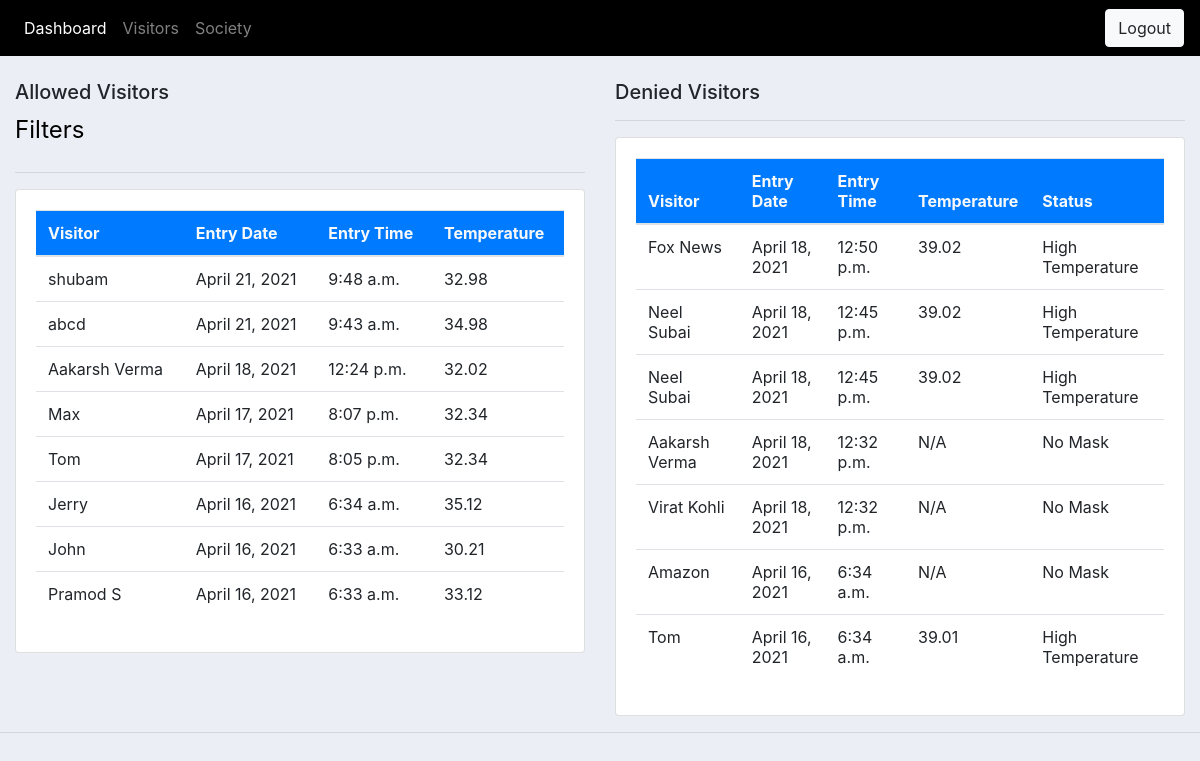
The app's page /visitors/ (signed in), older data.
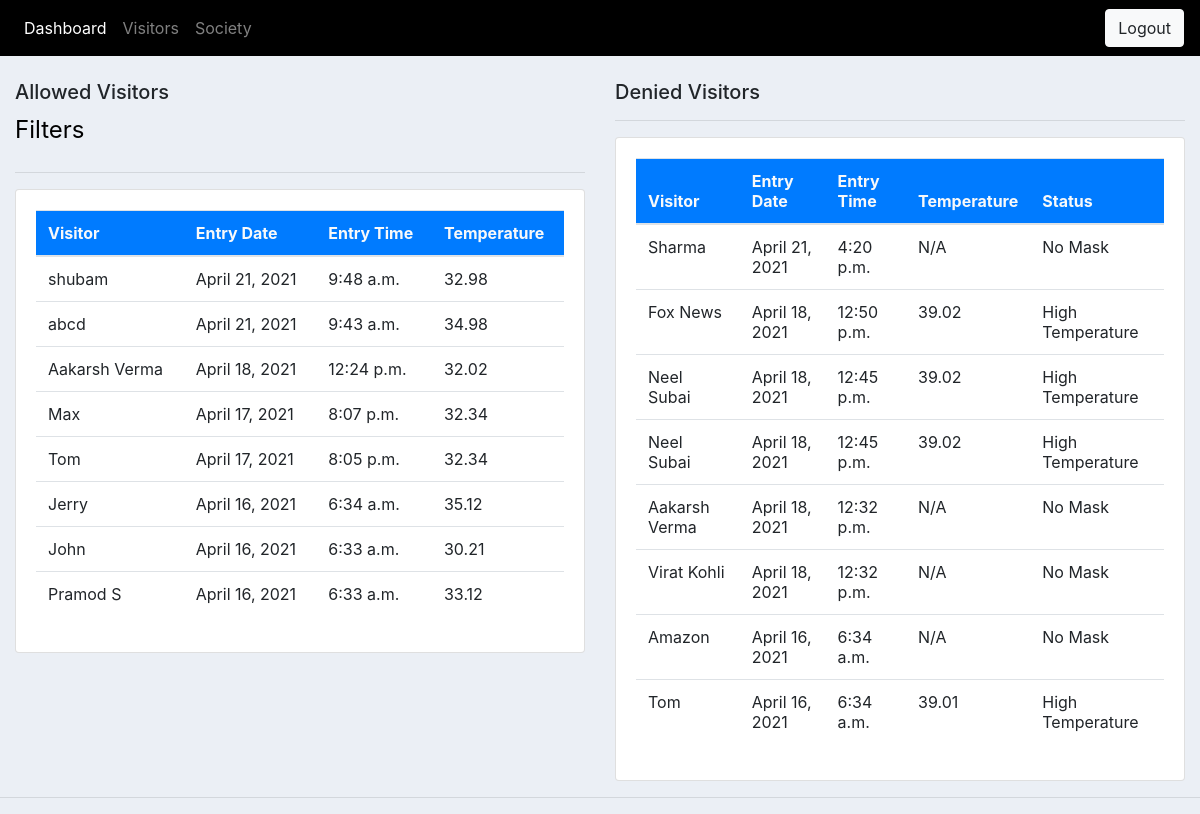
The same page, newer data.
### accounts/models.py (models this page shows, shortened)
class ValidVisitor(models.Model):
    name = models.CharField(max_length=200)
    entry_date = models.DateField(auto_now=False, auto_now_add=False)
    entry_time = models.TimeField(auto_now=False, auto_now_add=False)
    temp = models.FloatField()
    soc_name = models.ForeignKey(Society, null=True, blank=True, on_delete=models.CASCADE)

class InvalidVisitor(models.Model):
    STATUS = (
        ('No Mask', 'No Mask'),
        ('High Temperature', 'High Temperature'),
    )
    name = models.CharField(max_length=200)
    entry_date = models.DateField(auto_now=False, auto_now_add=False)
    entry_time = models.TimeField(auto_now=False, auto_now_add=False)
    temp = models.FloatField(null=True, blank=True)
    status =  models.CharField(max_length=50, choices=STATUS)
    soc_name = models.ForeignKey(Society, null=True, on_delete=models.CASCADE)

### accounts/views.py (the view)
# urls.py: path('visitors/', views.visitors, name='visitor'),
@login_required(login_url='login')
def visitors(request):
    context = {}
    user = request.user
    socinfo = Society.objects.get(user=user)
    validvisitors = ValidVisitor.objects.all().order_by('entry_date', 'entry_time').reverse()
    invalidvisitors = InvalidVisitor.objects.all().order_by('entry_date', 'entry_time').reverse()
    myFilter = ValidVisitorFilter(request.GET, queryset=validvisitors)
    validvisitors = myFilter.qs
    context = {
        'socinfo'           : socinfo,
        'validvisitors'     : validvisitors,
        'invalidvisitors'   : invalidvisitors,
        'myFilter'          : myFilter,
        }
    return render(request, 'accounts/visitors.html', context)

### accounts/templates/accounts/visitors.html (shortened to what this page needs)
{% extends 'main.html' %}
{% block content %}
<br>
<div class="mx-auto row">
    <div class="col-md-6">
        <h5>Allowed Visitors</h5>
        <div class="row">
            <div class="col">
                <a data-toggle="collapse" class="mx-auto" style="color:black; margin-left: auto;" href="#collapse1">
                <legend legend>Filters</legend>
                </a>
            </div>
        </div>
        <hr>
        <div class="card card-body">
            <table class="table">
                <thead>
                    <tr class="text-light bg-primary">
                        <th>Visitor</th>
                        <th>Entry Date</th>
                        <th>Entry Time</th>
                        <th>Temperature</th>
                    </tr>
                    {% for i in validvisitors %}
                        <tr>
                            <td>{{i.name}}</td>
                            <td>{{i.entry_date}}</td>
                            <td>{{i.entry_time}}</td>
                            <td>{{i.temp}}</td>
                        </tr>
                    {% endfor %}
                </thead>
            </table>
        </div>
    </div>
    <div class="col-md-6">
        <h5>Denied Visitors</h5>
        <hr>
        <div class="card card-body">
            <table class="table">
                <thead>
                    <tr class="text-light bg-primary">
                        <th>Visitor</th>
                        <th>Entry Date</th>
                        <th>Entry Time</th>
                        <th>Temperature</th>
                        <th>Status</th>
                    </tr>
                    {% for i in invalidvisitors %}
                        <tr>
                            <td>{{i.name}}</td>
                            <td>{{i.entry_date}}</td>
                            <td>{{i.entry_time}}</td>
                            {% if i.temp > 0.0 %}
                            <td>{{i.temp}}</td>
                            {% else %}
                            <td>N/A</td>
                            {% endif%}
                            <td>{{i.status}}</td>
                        </tr>
                    {% endfor %}
                </thead>
            </table>
        </div>
    </div>
</div>
{% endblock content %}

Row changes from the older to the newer data that the page shows:
added InvalidVisitor: name "Sharma", entry_date "April 21, 2021", entry_time "4:20 p.m.", temp "N/A", status "No Mask"
